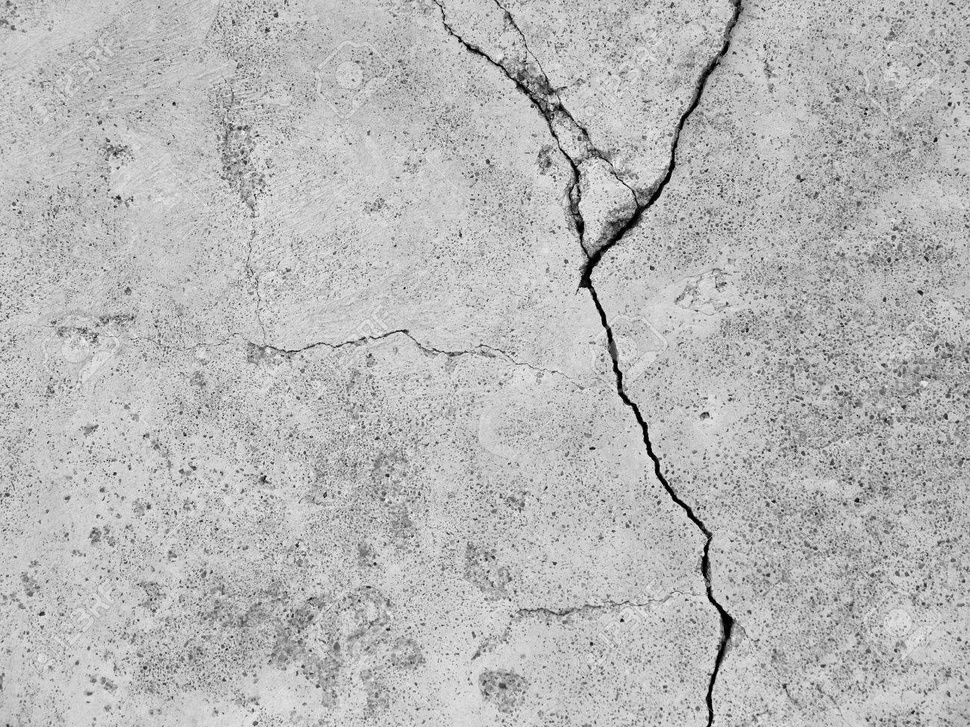
#> input picture Input-Set/Cracked_06.jpg, 970 x 727 px, shrunk from 1300 x 975 before the run
$ python a.py   (older library calls are emulated)
#> lines starting #> are read from the running program, lines starting #| are printed output that depends on the picture
import numpy as np
import cv2
from matplotlib import pyplot as plt


img = cv2.imread('Input-Set/Cracked_06.jpg')
#> img is the input picture: shape (727, 970, 3); min 0, max 255, mean 183.3


rect_kernel = cv2.getStructuringElement(cv2.MORPH_RECT, (5, 30))
threshed = cv2.morphologyEx(img, cv2.MORPH_CLOSE, rect_kernel)
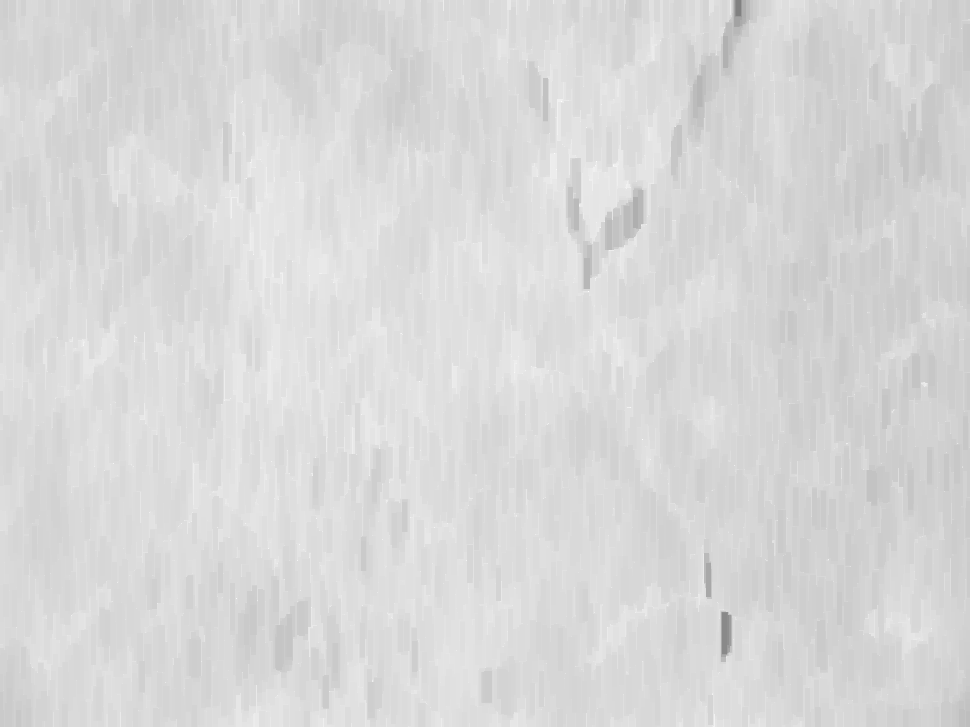
#> threshed: shape (727, 970, 3); min 129, max 255, mean 216.2


#> (the run stopped early here; a loop or call above may not have finished)

$ run again, with Input-Set/20190112_104946.jpg copied over Input-Set/Cracked_06.jpg
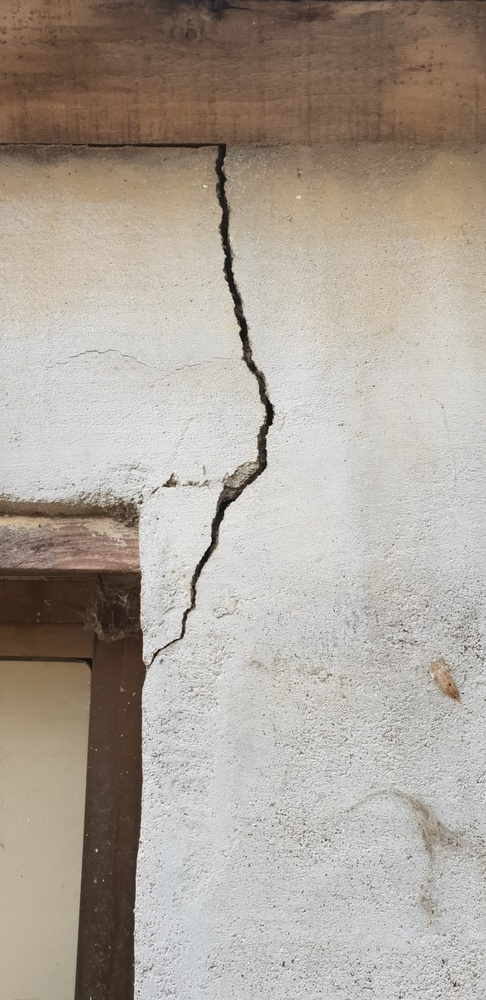
#> input picture Input-Set/20190112_104946.jpg, 486 x 1000 px, shrunk from 740 x 1522 before the run
#> img is the input picture: shape (1000, 486, 3); mean B, G, R 154, 163.8, 172.4
#> `threshed = cv2.morphologyEx(img, cv2.MORPH_CLOSE, rect_kernel)`:
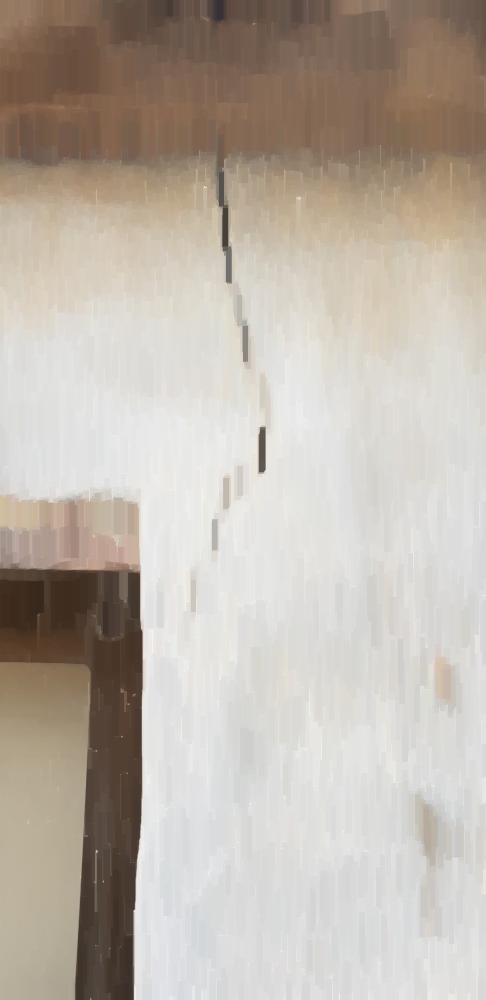
#> threshed: shape (1000, 486, 3); mean B, G, R 170.4, 180.3, 189.1

$ run again, with Input-Set/20190112_104948.jpg copied over Input-Set/Cracked_06.jpg
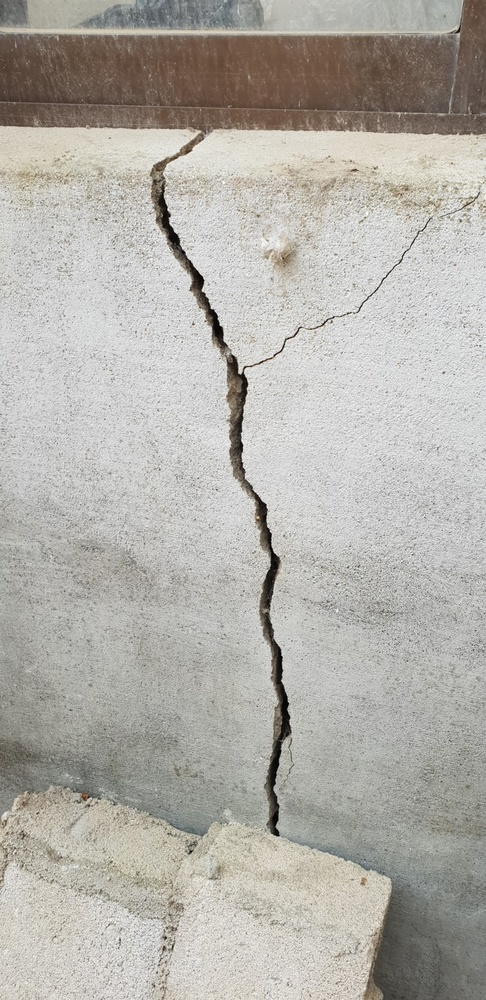
#> input picture Input-Set/20190112_104948.jpg, 486 x 1000 px, shrunk from 740 x 1522 before the run
#> img is the input picture: shape (1000, 486, 3); mean B, G, R 169.5, 175.7, 178.5
#> `threshed = cv2.morphologyEx(img, cv2.MORPH_CLOSE, rect_kernel)`:
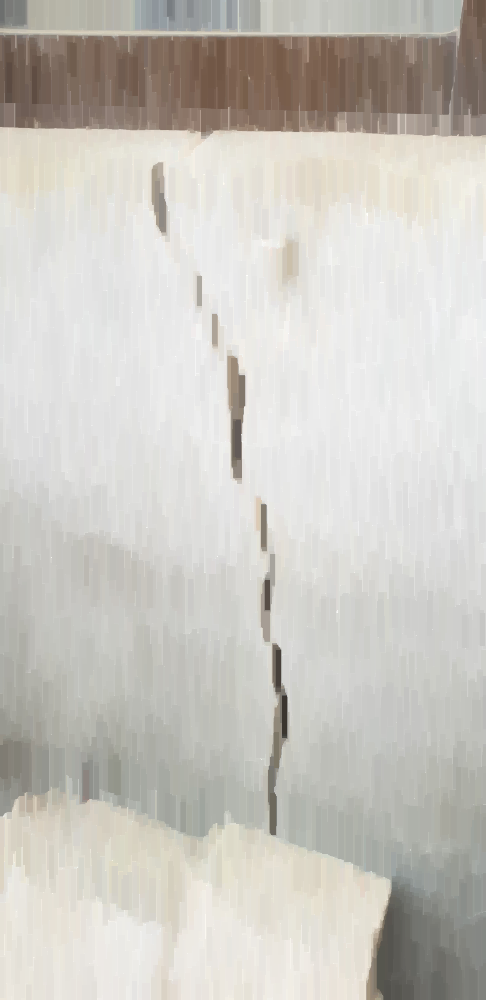
#> threshed: shape (1000, 486, 3); mean B, G, R 193.5, 199.8, 202.6
